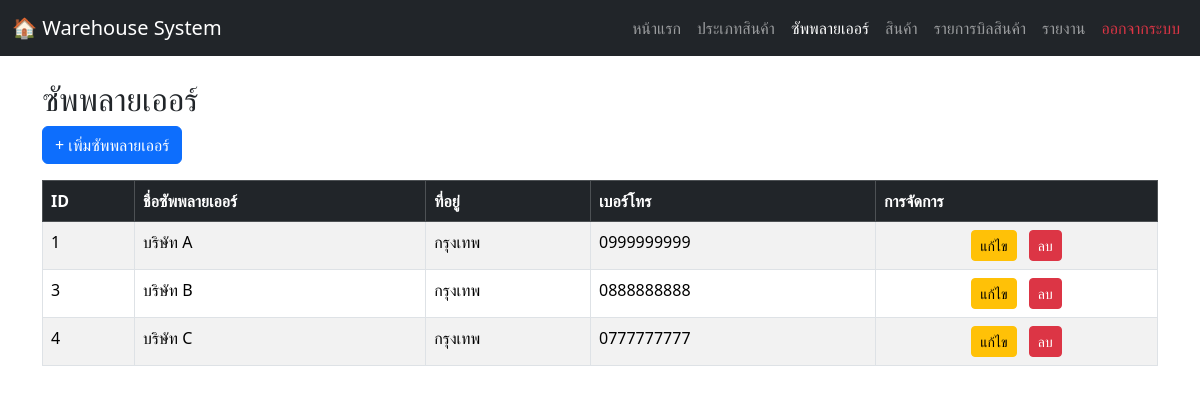
The app's page /suppliers.php (signed in), older data.
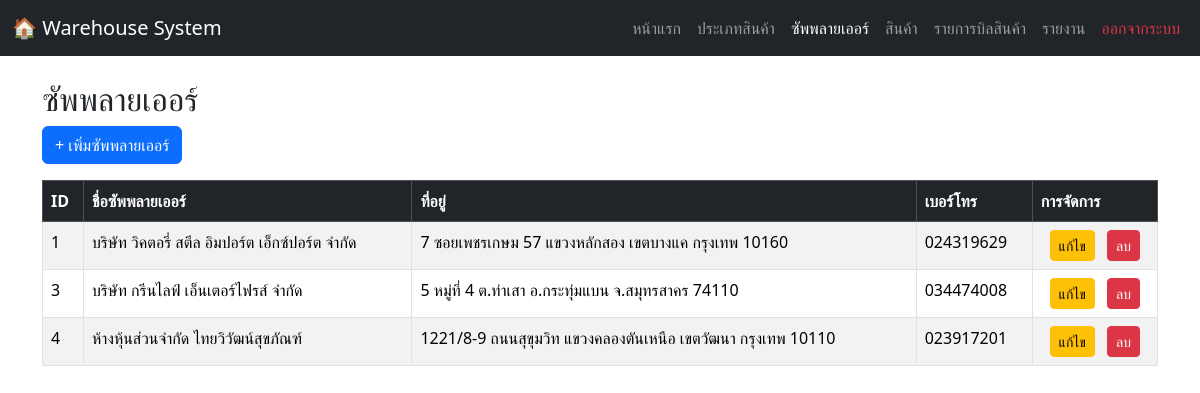
The same page, newer data.
### tables this page shows
CREATE TABLE `suppliers` (
  `supplier_id` int(11) NOT NULL,
  `supplier_name` varchar(150) NOT NULL,
  `address` varchar(255) DEFAULT NULL,
  `phone` varchar(50) DEFAULT NULL
);

### suppliers.php (the view, shortened to what this page needs)
<?php
include 'connection.php';
$sql = "SELECT supplier_id, supplier_name, address, phone FROM suppliers ORDER BY supplier_id ASC";
$result = $conn->query($sql);
?>
<!DOCTYPE html>
<html lang="th">
<head>
    <link rel="stylesheet" href="https://cdn.jsdelivr.net/npm/bootstrap@5.3.2/dist/css/bootstrap.min.css">
    <link rel="stylesheet" href="https://cdn.jsdelivr.net/npm/bootstrap-icons@1.11.3/font/bootstrap-icons.min.css">
</head>
<body>
  <nav class="navbar navbar-expand-lg navbar-dark bg-dark no-print">
    <div class="container-fluid">
      <a class="navbar-brand" href="#">🏠 Warehouse System</a>
      <div class="collapse navbar-collapse" id="navbarNav">
        <ul class="navbar-nav ms-auto">
          <li class="nav-item"><a class="nav-link" href="homepage.php">หน้าแรก</a></li>
          <li class="nav-item"><a class="nav-link" href="categories.php">ประเภทสินค้า</a></li>
          <li class="nav-item"><a class="nav-link active" href="suppliers.php">ซัพพลายเออร์</a></li>
          <li class="nav-item"><a class="nav-link" href="products.php">สินค้า</a></li>
          <li class="nav-item"><a class="nav-link" href="warehouse_page.php">รายการบิลสินค้า</a></li>
          <li class="nav-item"><a class="nav-link" href="report.php">รายงาน</a></li>
          <li class="nav-item"><a class="nav-link text-danger" href="logout.php">ออกจากระบบ</a></li>
        </ul>
      </div>
    </div>
  </nav>
<div class="container mt-4">
  <h2>ซัพพลายเออร์</h2>
  <a href="add_suppliers.php" class="btn btn-primary mb-3">+ เพิ่มซัพพลายเออร์</a>
  <table class="table table-bordered table-striped">
    <thead class="table-dark">
      <tr>
        <th>ID</th>
        <th>ชื่อซัพพลายเออร์</th>
        <th>ที่อยู่</th>
        <th>เบอร์โทร</th>
        <th>การจัดการ</th>
      </tr>
    </thead>
    <tbody>
      <?php
      if ($result->num_rows > 0) {
          while ($row = $result->fetch_assoc()) {
              echo "<tr>
                      <td>{$row['supplier_id']}</td>
                      <td>{$row['supplier_name']}</td>
                      <td>{$row['address']}</td>
                      <td>{$row['phone']}</td>
                      <td class='text-center'>
                        <a href='supplier_edit.php?id={$row['supplier_id']}' class='btn btn-warning btn-sm me-2'>แก้ไข</a>
                        <a href='supplier_delete.php?id={$row['supplier_id']}' onclick=\"return confirm('คุณแน่ใจหรือไม่ว่าต้องการลบซัพพลายเออร์นี้?');\" class='btn btn-danger btn-sm'>ลบ</a>
                      </td>
                    </tr>";
          }
      } else {
          echo "<tr><td colspan='5' class='text-center text-muted'>ไม่มีข้อมูลซัพพลายเออร์</td></tr>";
      }
      ?>
    </tbody>
  </table>
</div>
</body>
</html>

Row changes from the older to the newer data that the page shows:
changed suppliers id 1: supplier_name "บริษัท A" → "บริษัท วิคตอรี่ สตีล อิมปอร์ต เอ็กซ์ปอร์ต จำกัด"; address "กรุงเทพ" → "7 ซอยเพชรเกษม 57 แขวงหลักสอง เขตบางแค กรุงเทพ 10160"; phone "0999999999" → "024319629"
changed suppliers id 3: supplier_name "บริษัท B" → "บริษัท กรีนไลฟ์ เอ็นเตอร์ไฟรส์ จำกัด"; address "กรุงเทพ" → "5 หมู่ที่ 4 ต.ท่าเสา อ.กระทุ่มแบน จ.สมุทรสาคร 74110"; phone "0888888888" → "034474008"
changed suppliers id 4: supplier_name "บริษัท C" → "ห้างหุ้นส่วนจำกัด ไทยวิวัฒน์สุขภัณฑ์"; address "กรุงเทพ" → "1221/8-9 ถนนสุขุมวิท แขวงคลองตันเหนือ เขตวัฒนา กรุงเทพ 10110"; phone "0777777777" → "023917201"
